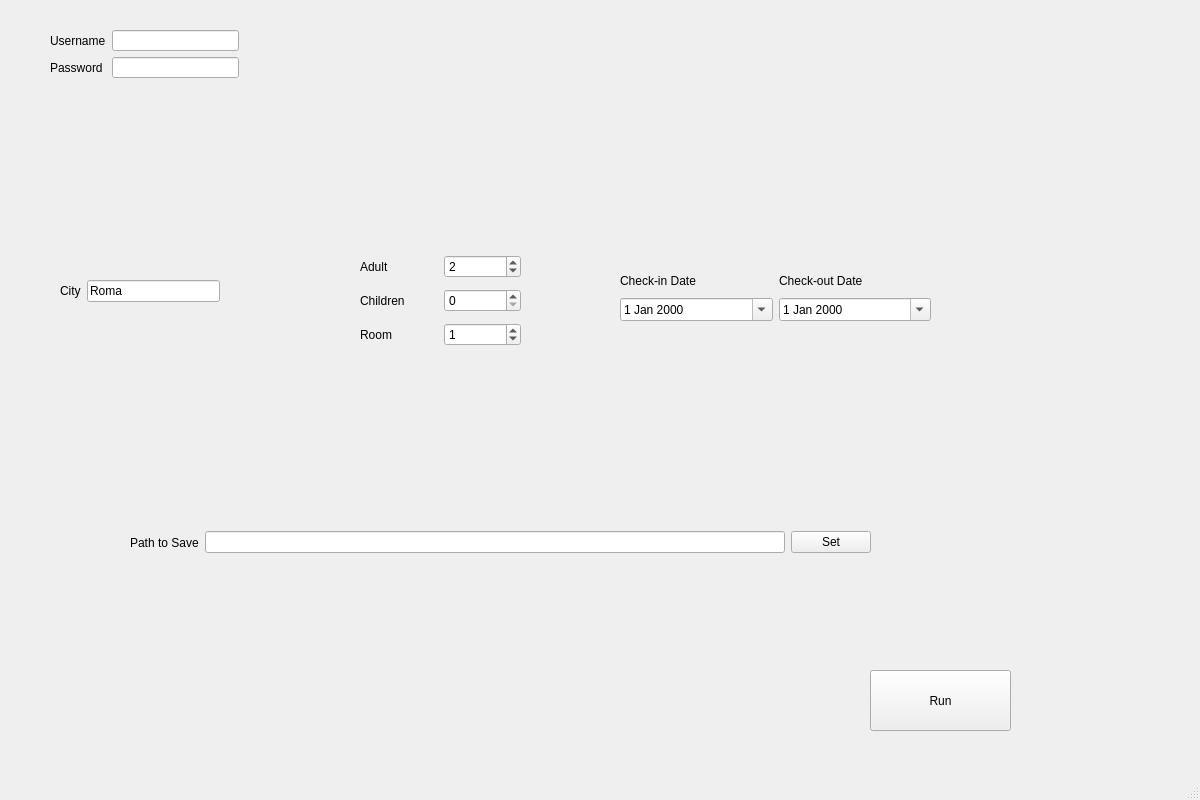
<?xml version="1.0" encoding="UTF-8"?>
<ui version="4.0">
 <class>MainWindow</class>
 <widget class="QMainWindow" name="MainWindow">
  <property name="geometry">
   <rect>
    <x>0</x>
    <y>0</y>
    <width>1200</width>
    <height>800</height>
   </rect>
  </property>
  <property name="windowTitle">
   <string>MainWindow</string>
  </property>
  <widget class="QWidget" name="centralwidget">
   <widget class="QPushButton" name="btnRunApp">
    <property name="geometry">
     <rect>
      <x>870</x>
      <y>670</y>
      <width>141</width>
      <height>61</height>
     </rect>
    </property>
    <property name="text">
     <string>Run</string>
    </property>
   </widget>
   <widget class="QWidget" name="">
    <property name="geometry">
     <rect>
      <x>50</x>
      <y>30</y>
      <width>189</width>
      <height>48</height>
     </rect>
    </property>
    <layout class="QGridLayout" name="gridLayout_3">
     <item row="0" column="0">
      <widget class="QLabel" name="label">
       <property name="text">
        <string>Username</string>
       </property>
      </widget>
     </item>
     <item row="0" column="1">
      <widget class="QLineEdit" name="txtUsername"/>
     </item>
     <item row="1" column="0">
      <widget class="QLabel" name="label_2">
       <property name="text">
        <string>Password</string>
       </property>
      </widget>
     </item>
     <item row="1" column="1">
      <widget class="QLineEdit" name="txtPass"/>
     </item>
    </layout>
   </widget>
   <widget class="QWidget" name="">
    <property name="geometry">
     <rect>
      <x>60</x>
      <y>280</y>
      <width>160</width>
      <height>22</height>
     </rect>
    </property>
    <layout class="QHBoxLayout" name="horizontalLayout">
     <item>
      <widget class="QLabel" name="label_5">
       <property name="text">
        <string>City</string>
       </property>
      </widget>
     </item>
     <item>
      <widget class="QLineEdit" name="txtCity">
       <property name="text">
        <string>Roma</string>
       </property>
      </widget>
     </item>
    </layout>
   </widget>
   <widget class="QWidget" name="">
    <property name="geometry">
     <rect>
      <x>360</x>
      <y>250</y>
      <width>161</width>
      <height>101</height>
     </rect>
    </property>
    <layout class="QGridLayout" name="gridLayout_2">
     <item row="0" column="0">
      <widget class="QLabel" name="label_6">
       <property name="text">
        <string>Adult</string>
       </property>
      </widget>
     </item>
     <item row="0" column="1">
      <widget class="QSpinBox" name="spnAdult">
       <property name="value">
        <number>2</number>
       </property>
      </widget>
     </item>
     <item row="1" column="0">
      <widget class="QLabel" name="label_7">
       <property name="text">
        <string>Children</string>
       </property>
      </widget>
     </item>
     <item row="1" column="1">
      <widget class="QSpinBox" name="spnChildren"/>
     </item>
     <item row="2" column="0">
      <widget class="QLabel" name="label_8">
       <property name="text">
        <string>Room</string>
       </property>
      </widget>
     </item>
     <item row="2" column="1">
      <widget class="QSpinBox" name="spnRoom">
       <property name="value">
        <number>1</number>
       </property>
      </widget>
     </item>
    </layout>
   </widget>
   <widget class="QWidget" name="">
    <property name="geometry">
     <rect>
      <x>620</x>
      <y>270</y>
      <width>311</width>
      <height>51</height>
     </rect>
    </property>
    <layout class="QGridLayout" name="gridLayout">
     <item row="0" column="0">
      <widget class="QLabel" name="label_9">
       <property name="sizePolicy">
        <sizepolicy hsizetype="Expanding" vsizetype="Preferred">
         <horstretch>0</horstretch>
         <verstretch>0</verstretch>
        </sizepolicy>
       </property>
       <property name="text">
        <string>Check-in Date</string>
       </property>
      </widget>
     </item>
     <item row="0" column="1">
      <widget class="QLabel" name="label_10">
       <property name="sizePolicy">
        <sizepolicy hsizetype="Expanding" vsizetype="Preferred">
         <horstretch>0</horstretch>
         <verstretch>0</verstretch>
        </sizepolicy>
       </property>
       <property name="text">
        <string>Check-out Date</string>
       </property>
      </widget>
     </item>
     <item row="1" column="0">
      <widget class="QDateEdit" name="dateIn">
       <property name="calendarPopup">
        <bool>true</bool>
       </property>
      </widget>
     </item>
     <item row="1" column="1">
      <widget class="QDateEdit" name="dateOut">
       <property name="calendarPopup">
        <bool>true</bool>
       </property>
      </widget>
     </item>
    </layout>
   </widget>
   <widget class="QWidget" name="">
    <property name="geometry">
     <rect>
      <x>130</x>
      <y>530</y>
      <width>741</width>
      <height>25</height>
     </rect>
    </property>
    <layout class="QHBoxLayout" name="horizontalLayout_2">
     <item>
      <widget class="QLabel" name="label_11">
       <property name="text">
        <string>Path to Save</string>
       </property>
      </widget>
     </item>
     <item>
      <widget class="QLineEdit" name="txtPath"/>
     </item>
     <item>
      <widget class="QPushButton" name="btnSetPath">
       <property name="text">
        <string>Set</string>
       </property>
      </widget>
     </item>
    </layout>
   </widget>
  </widget>
  <widget class="QMenuBar" name="menubar">
   <property name="geometry">
    <rect>
     <x>0</x>
     <y>0</y>
     <width>1200</width>
     <height>21</height>
    </rect>
   </property>
  </widget>
  <widget class="QStatusBar" name="statusbar"/>
 </widget>
 <resources/>
 <connections/>
</ui>
